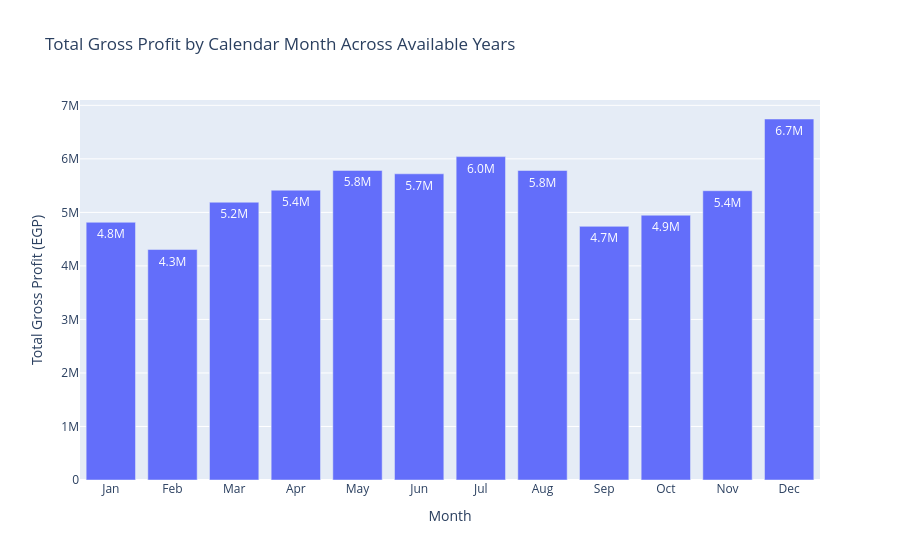

Notebook code cell kept with this figure:
### Code cell
month_profit_total = (
    monthly_profit.groupby("Month_Number", as_index=False)
    .agg(Gross_Profit=("Gross_Profit", "sum"))
    .sort_values("Month_Number")
)

month_profit_total["Month_Name"] = (
    month_profit_total["Month_Number"].map(
        dict(enumerate(
            ["Jan", "Feb", "Mar", "Apr", "May", "Jun",
             "Jul", "Aug", "Sep", "Oct", "Nov", "Dec"],
            start=1
        ))
    )
)

fig = px.bar(
    month_profit_total,
    x="Month_Name",
    y="Gross_Profit",
    title="Total Gross Profit by Calendar Month Across Available Years",
    labels={
        "Month_Name": "Month",
        "Gross_Profit": "Total Gross Profit (EGP)"
    },
    text_auto=".2s"
)

fig.update_layout(
    xaxis={
        "categoryorder": "array",
        "categoryarray": [
            "Jan", "Feb", "Mar", "Apr", "May", "Jun",
            "Jul", "Aug", "Sep", "Oct", "Nov", "Dec"
        ]
    }
)

fig.show()

### Figure 1 — Plotly figure (JSON) as saved in the notebook; plotly's stock layout.template omitted (floating-point values rounded to 4 significant figures)
{"data": [{"hovertemplate": "Month=%{x}<br>Total Gross Profit (EGP)=%{y}<extra></extra>", "legendgroup": "", "marker": {"color": "#636efa", "pattern": {"shape": ""}}, "name": "", "orientation": "v", "showlegend": false, "textposition": "auto", "texttemplate": "%{y:.2s}", "type": "bar", "x": ["Jan", "Feb", "Mar", "Apr", "May", "Jun", "Jul", "Aug", "Sep", "Oct", "Nov", "Dec"], "xaxis": "x", "y": [4815000.0, 4306000.0, 5190000.0, 5415000.0, 5783000.0, 5720000.0, 6042000.0, 5782000.0, 4739000.0, 4947000.0, 5405000.0, 6745000.0], "yaxis": "y"}], "layout": {"barmode": "relative", "legend": {"tracegroupgap": 0}, "title": {"text": "Total Gross Profit by Calendar Month Across Available Years"}, "xaxis": {"anchor": "y", "categoryarray": ["Jan", "Feb", "Mar", "Apr", "May", "Jun", "Jul", "Aug", "Sep", "Oct", "Nov", "Dec"], "categoryorder": "array", "domain": [0, 1], "title": {"text": "Month"}}, "yaxis": {"anchor": "x", "domain": [0, 1], "title": {"text": "Total Gross Profit (EGP)"}}}}
